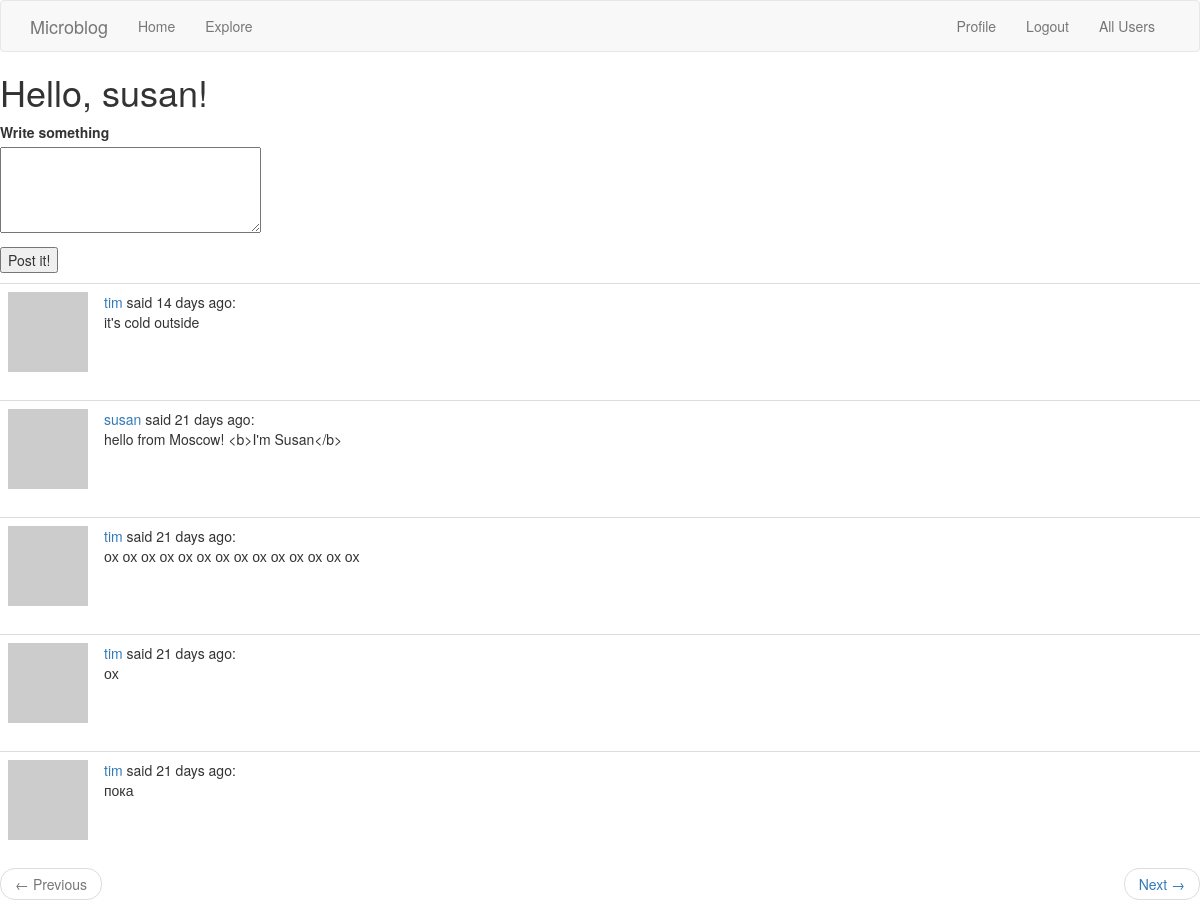
The app's page /index (signed in) with its own data.
### app/models.py (models this page shows, shortened)
class User(UserMixin, db.Model):
    id = db.Column(db.Integer, primary_key=True)
    username = db.Column(db.String(64), index=True, unique=True)
    email = db.Column(db.String(120), index=True, unique=True)
    password_hash = db.Column(db.String(128))
    posts = db.relationship("Post", backref="author", lazy="dynamic")
    about_me = db.Column(db.String(140))
    last_seen = db.Column(db.DateTime, default=datetime.utcnow)
    followed = db.relationship("User", secondary=followers,
                               primaryjoin=(followers.c.follower_id == id),
                               secondaryjoin=(followers.c.followed_id == id),
                               backref=db.backref("followers", lazy="dynamic"), lazy="dynamic")
    def followed_posts(self):
        followed = Post.query.join(
            followers, (followers.c.followed_id == Post.user_id)).filter(
            followers.c.follower_id == self.id)
        own = Post.query.filter_by(user_id=self.id)
        return followed.union(own).order_by(Post.timestamp.desc())
    def avatar(self, size):
        digest = md5(self.email.lower().encode("utf-8")).hexdigest()
        return "https://www.gravatar.com/avatar/{}?d=identicon&s={}".format(
            digest, size)

class Post(db.Model):
    id = db.Column(db.Integer, primary_key=True)
    body = db.Column(db.String(140))
    timestamp = db.Column(db.DateTime, index=True, default=datetime.utcnow)
    user_id = db.Column(db.Integer, db.ForeignKey('user.id'))

### app/routes.py (the view)
@appl.route("/", methods=["GET", "POST"])
@appl.route("/index", methods=["GET", "POST"])
@login_required
def index():
    form = PostForm()
    if form.validate_on_submit():
        post = Post(body=form.post.data, author=current_user)
        db.session.add(post)
        db.session.commit()
        flash("Your post was added!")
        return redirect(url_for("index"))
    page = request.args.get("page", 1, type=int)
    posts = current_user.followed_posts().paginate(
        page, appl.config["POSTS_PER_PAGE"], False)
    next_url = url_for("index", page=posts.next_num) \
        if posts.has_next else None
    prev_url = url_for("index", page=posts.prev_num) \
        if posts.has_prev else None
    return render_template("index.html", title="Home page", form=form,
                           posts=posts.items, next_url=next_url, prev_url=prev_url)

### app/forms.py
class PostForm(FlaskForm):
    post = TextAreaField("Write something", validators=[DataRequired(), Length(min=1, max=140)])
    submit = SubmitField('Post it!')

### app/models.py (called while the page is built)
@login.user_loader
def load_user(id):
    return User.query.get(int(id))

### app/routes.py (called while the page is built)
@appl.before_request
def before_request():
    if current_user.is_authenticated:
        current_user.last_seen = datetime.utcnow()
        db.session.commit()

### app/templates/index.html (shortened to what this page needs)
{% extends "base.html" %}
{% block app_content %}
    <h1>Hello, {{  current_user.username }}!</h1>
    {% if form %}
    <form action="" method="post">
        <p>
            {{ form.post.label }}<br>
            {{ form.post(cols=32, rows=4) }}
        </p>
        <p>
            {{ form.submit() }}
        </p>
    </form>
    {% endif %}
    {% for post in posts %}
        {% include "_post.html" %}
    {% endfor %}
<nav aria-label="...">
    <ul class="pager">
        <li class="previous{% if not prev_url %} disabled{% endif %}">
            <a href="{{ prev_url or '#' }}">
                <span aria-hidden="true">&larr;</span> Previous
            </a>
        </li>
        <li class="next{% if not next_url %} disabled{% endif %}">
            <a href="{{ next_url or '#' }}">
                Next <span aria-hidden="true">&rarr;</span>
            </a>
        </li>
    </ul>
</nav>
{% endblock %}

### app/templates/_post.html
<table class="table table-hover">
    <tr>
        <td width="70px">
            <a href="{{ url_for('user', username=post.author.username) }}">
                <img src="{{ post.author.avatar(70) }}">
            </a>
        </td>
        <td>
            <a href="{{ url_for('user', username=post.author.username) }}">
            {{ post.author.username }}
            </a>
            said {{ moment(post.timestamp).fromNow() }}:
            <br>
            {{ post.body }}
        </td>
    </tr>
</table>

### records on screen
User: username "susan"
Post: author.username "tim", timestamp "14 days ago", body "it's cold outside"
Post: author.username "susan", timestamp "21 days ago", body "hello from Moscow! <b>I'm Susan</b>"
Post: author.username "tim", timestamp "21 days ago", body "ох ох ох ох ох ох ох ох ох ох ох ох ох ох"
Post: author.username "tim", timestamp "21 days ago", body "ох"
Post: author.username "tim", timestamp "21 days ago", body "пока"
